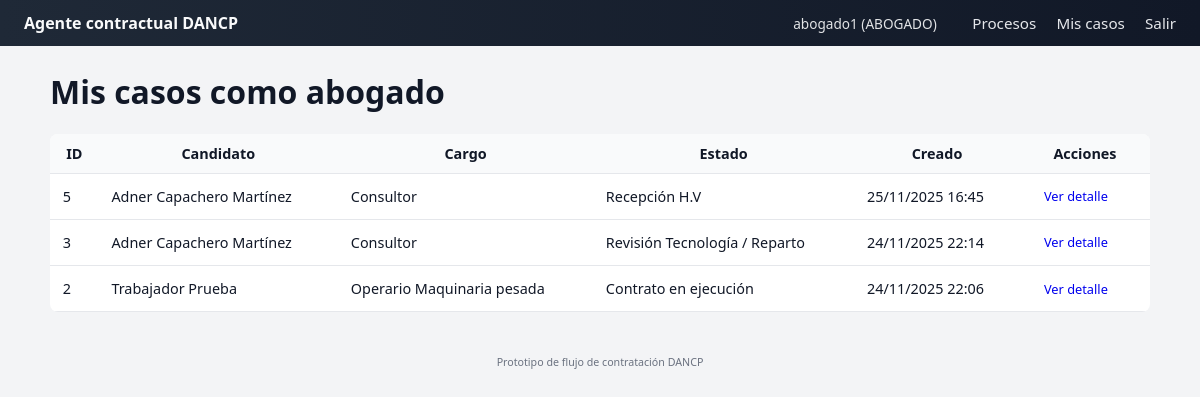
Screenshot of /mis_casos (signed in) with the database file from the repository.
### app.py (models this page shows, shortened)
class User(db.Model, UserMixin):
    __tablename__ = "usuarios"
    id = db.Column(db.Integer, primary_key=True)
    username = db.Column(db.String(80), unique=True, nullable=False)
    password_hash = db.Column(db.String(255), nullable=False)
    rol = db.Column(db.String(20), nullable=False)  # "USUARIO" o "ABOGADO"
    procesos_abogado = db.relationship(
        "ProcesoContratacion",
        back_populates="abogado",
        lazy="dynamic",
    )

class ProcesoContratacion(db.Model):
    __tablename__ = "procesos_contratacion"
    id = db.Column(db.Integer, primary_key=True)
    nombre_candidato = db.Column(db.String(120), nullable=False)
    telefono = db.Column(db.String(50))
    identificacion = db.Column(db.String(50))
    correo = db.Column(db.String(120))
    cargo = db.Column(db.String(120), nullable=False)
    area = db.Column(db.String(120))
    cv_filename = db.Column(db.String(255))  # archivo almacenado
    estado_index = db.Column(db.Integer, default=0)
    observaciones = db.Column(db.Text)
    abogado_id = db.Column(db.Integer, db.ForeignKey("usuarios.id"))
    abogado = db.relationship("User", back_populates="procesos_abogado")
    fecha_creacion = db.Column(db.DateTime, default=datetime.utcnow)
    fecha_actualizacion = db.Column(
        db.DateTime, default=datetime.utcnow, onupdate=datetime.utcnow
    )
    def estado_actual(self) -> str:
        try:
            return ESTADOS_PROCESO[self.estado_index]
        except IndexError:
            return "Desconocido"

### app.py (the view)
@app.route("/mis_casos")
@login_required
def mis_casos():
    if current_user.rol != "ABOGADO":
        flash("Solo los abogados pueden ver esta vista.", "error")
        return redirect(url_for("index"))
    procesos = ProcesoContratacion.query.filter_by(
        abogado_id=current_user.id
    ).order_by(ProcesoContratacion.fecha_creacion.desc()).all()
    return render_template(
        "mis_casos.html",
        procesos=procesos,
        ESTADOS=ESTADOS_PROCESO,
    )

### app.py (called while the page is built)
@login_manager.user_loader
def load_user(user_id):
    return User.query.get(int(user_id))

### templates/mis_casos.html (shortened to what this page needs)
{% extends "base.html" %}
{% block content %}
<h1>Mis casos como abogado</h1>
<table class="tabla">
    <thead>
    <tr>
        <th>ID</th>
        <th>Candidato</th>
        <th>Cargo</th>
        <th>Estado</th>
        <th>Creado</th>
        <th>Acciones</th>
    </tr>
    </thead>
    <tbody>
    {% for p in procesos %}
        <tr>
            <td>{{ p.id }}</td>
            <td>{{ p.nombre_candidato }}</td>
            <td>{{ p.cargo }}</td>
            <td>{{ p.estado_actual() }}</td>
            <td>{{ p.fecha_creacion.strftime("%d/%m/%Y %H:%M") }}</td>
            <td>
                <a class="btn btn-small" href="{{ url_for('detalle_proceso', proceso_id=p.id) }}">
                    Ver detalle
                </a>
            </td>
        </tr>
    {% else %}
        <tr>
            <td colspan="6" style="text-align:center;">No tienes casos asignados.</td>
        </tr>
    {% endfor %}
    </tbody>
</table>
{% endblock %}

### templates/base.html (shortened to what this page needs)
<!DOCTYPE html>
<html lang="es">
<head>
    <link rel="stylesheet" href="{{ url_for('static', filename='css/styles.css') }}">
</head>
<body>
<nav class="navbar">
    <div class="navbar-brand">Agente contractual DANCP</div>
    <div class="navbar-links">
        {% if current_user.is_authenticated %}
            <span class="navbar-user">
                {{ current_user.username }} ({{ current_user.rol }})
            </span>
            <a href="{{ url_for('index') }}">Procesos</a>
            {% if current_user.rol == 'ABOGADO' %}
                <a href="{{ url_for('mis_casos') }}">Mis casos</a>
            {% endif %}
            <a href="{{ url_for('logout') }}">Salir</a>
        {% else %}
            <a href="{{ url_for('login') }}">Iniciar sesión</a>
        {% endif %}
    </div>
</nav>
<main class="container">
    {% block content %}{% endblock %}
</main>
<footer class="footer">
    <small>Prototipo de flujo de contratación DANCP</small>
</footer>
</body>
</html>

### static/css/styles.css (style rules this page uses)
body { font-family: system-ui, -apple-system, BlinkMacSystemFont, "Segoe UI", sans-serif; margin: 0; background: #f3f4f6; color: #111827; }
.navbar { display: flex; justify-content: space-between; padding: 0.75rem 1.5rem; background: linear-gradient(90deg, #1f2937, #111827); color: #f9fafb; }
.navbar a { color: #e5e7eb; margin-left: 1rem; text-decoration: none; font-size: 0.95rem; }
.navbar-brand { font-weight: 600; }
.navbar-user { margin-right: 1rem; font-size: 0.85rem; opacity: 0.9; }
.container { max-width: 1100px; margin: 1.5rem auto; padding: 0 1rem; }
.footer { text-align: center; padding: 1rem; font-size: 0.8rem; color: #6b7280; }
.btn { display: inline-block; padding: 0.4rem 0.9rem; border-radius: 0.4rem; border: none; cursor: pointer; font-size: 0.9rem; text-decoration: none; }
.btn-small { font-size: 0.8rem; padding: 0.25rem 0.7rem; }
.tabla { width: 100%; border-collapse: collapse; margin-top: 1rem; background: #ffffff; border-radius: 0.5rem; overflow: hidden; }
.tabla th, .tabla td { padding: 0.6rem 0.8rem; border-bottom: 1px solid #e5e7eb; font-size: 0.9rem; }
.tabla thead { background: #f9fafb; }

### rows the page displays
User: username "abogado1", rol "ABOGADO"
ProcesoContratacion: id "5", nombre_candidato "Adner Capachero Martínez", cargo "Consultor", estado_actual "Recepción H.V", fecha_creacion "25/11/2025 16:45"
ProcesoContratacion: id "3", nombre_candidato "Adner Capachero Martínez", cargo "Consultor", estado_actual "Revisión Tecnología / Reparto", fecha_creacion "24/11/2025 22:14"
ProcesoContratacion: id "2", nombre_candidato "Trabajador Prueba", cargo "Operario Maquinaria pesada", estado_actual "Contrato en ejecución", fecha_creacion "24/11/2025 22:06"
